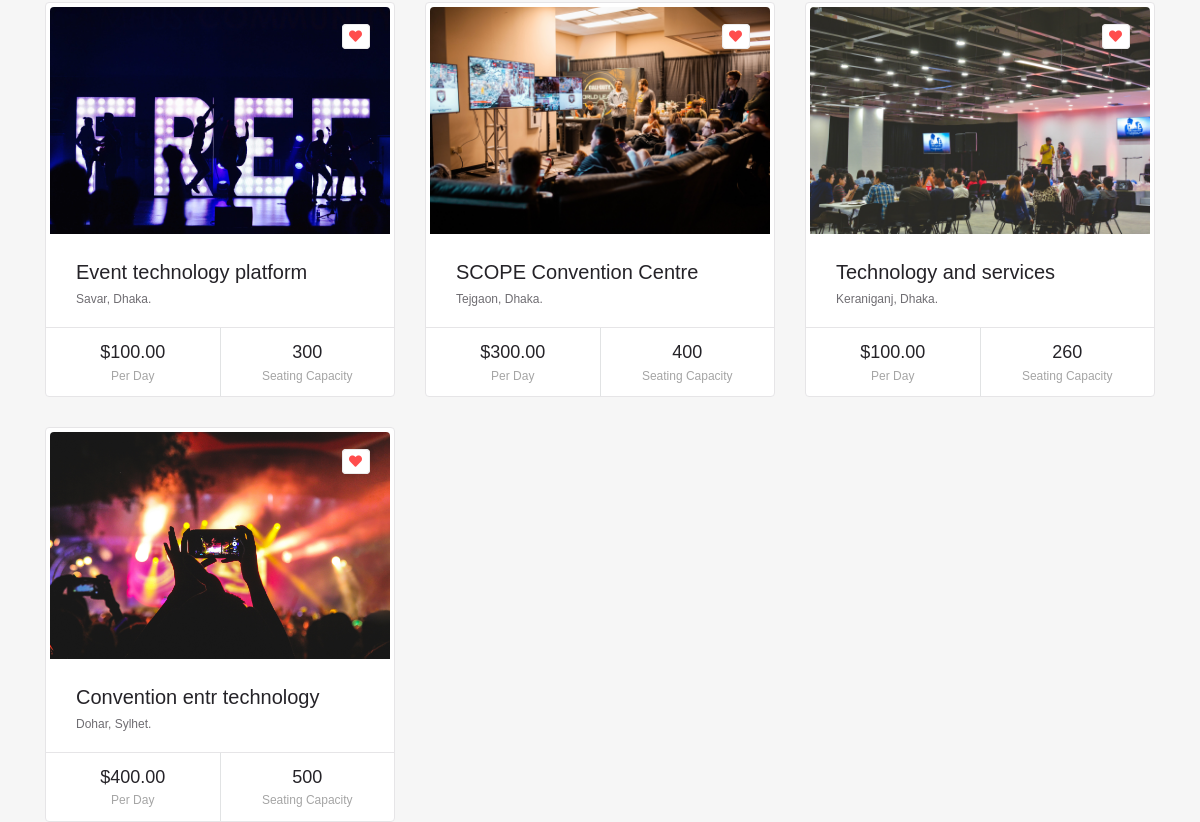
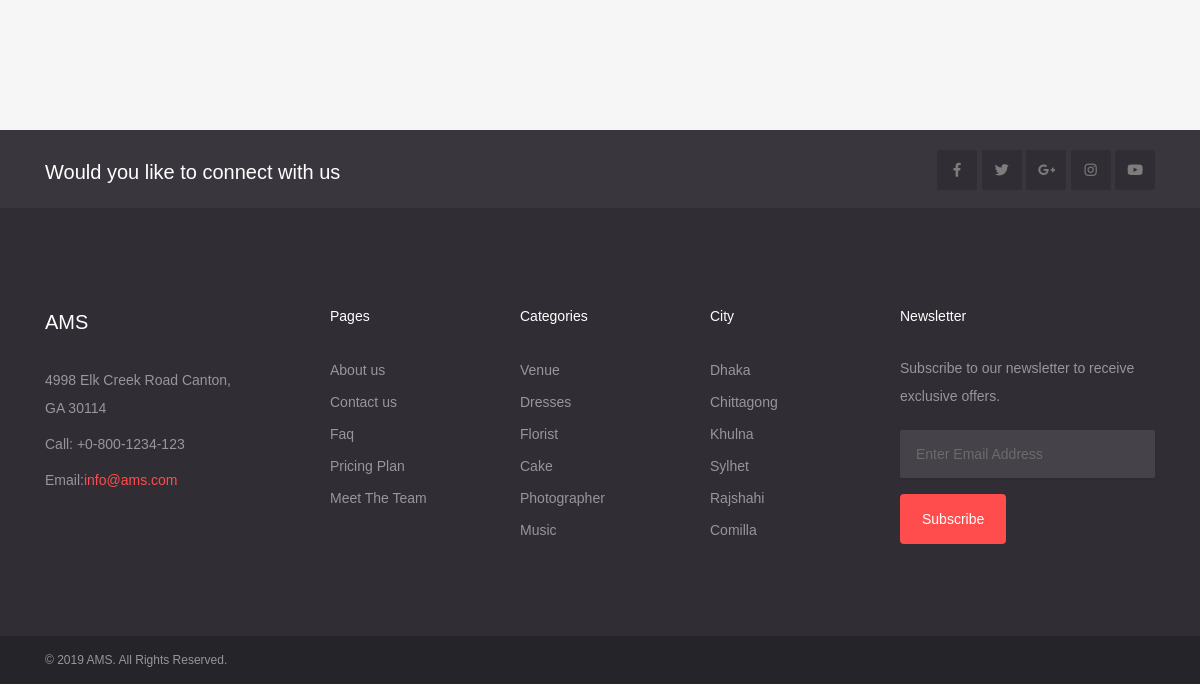
Page /venue/ (lower part) on the earlier database version (2 pictures, top to bottom).
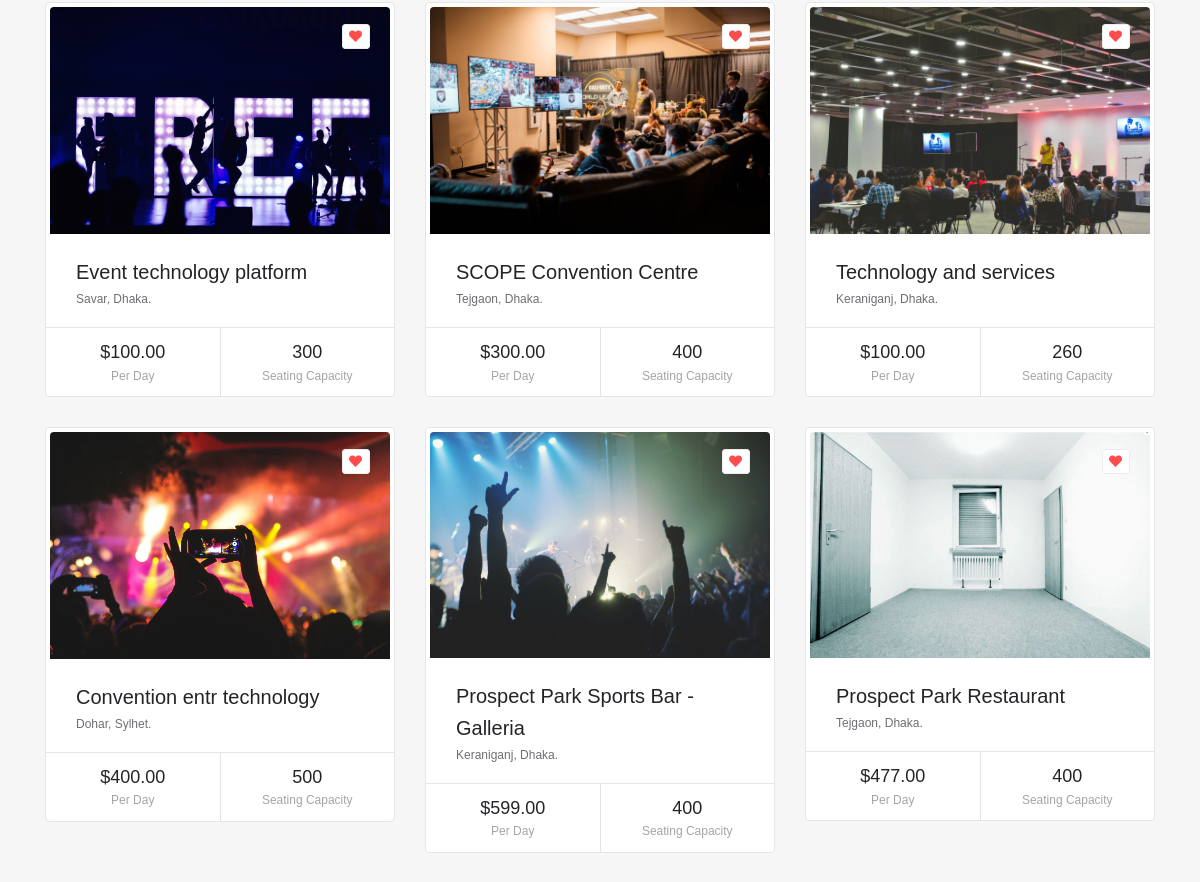
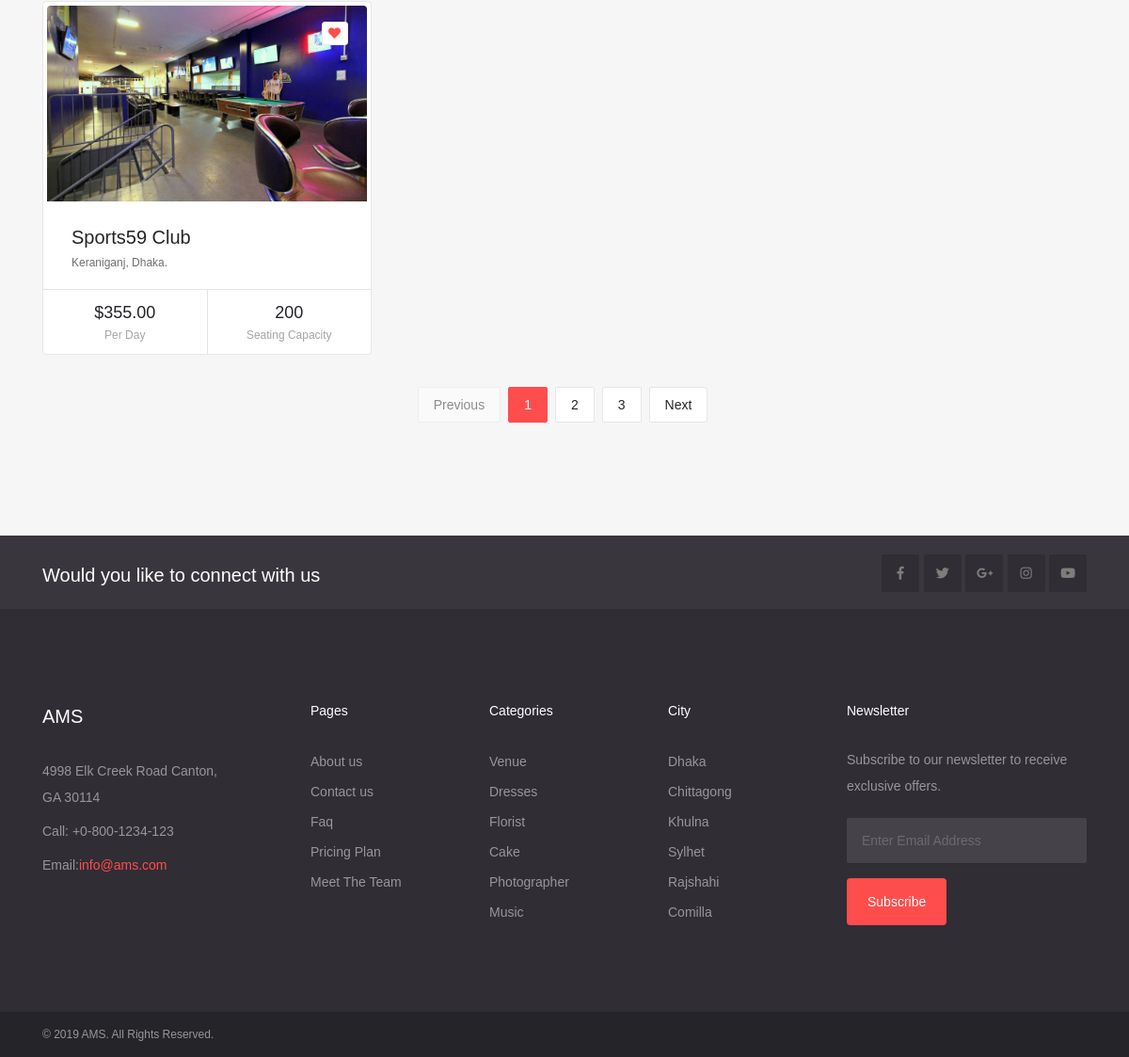
Same page on the later database version (2 pictures, top to bottom).
### venue/models.py (models this page shows, shortened)
class Venue(models.Model):
    BOOKING_TYPE = (
        ('full_day', 'Full Day'),
        ('first_half', 'First Half'),
        ('second_half', 'Second Half'),
    )
    name = models.CharField(max_length=250)
    seating_capacity = models.PositiveIntegerField()
    standing_capacity = models.PositiveIntegerField()
    address = models.CharField(max_length=300)
    state = models.ForeignKey(State, on_delete=models.SET_NULL, null=True)
    city = models.ForeignKey(City, on_delete=models.SET_NULL, null=True, blank=True)
    zip_code = models.PositiveIntegerField()
    booking_type = MultiSelectField(choices=BOOKING_TYPE)
    booking_purpose = models.ManyToManyField(BookingPurpose)
    description = models.TextField(blank=True)
    image = models.ImageField(blank=True)
    price = models.DecimalField(decimal_places=2, max_digits=8, help_text='This price for per day')
    is_active = models.BooleanField(default=True)
    is_feature = models.BooleanField(default=False)
    def get_absolute_url(self):
        return reverse('venue:venueDetailUrl', kwargs={'pk': self.pk})

class State(models.Model):
    name = models.CharField(max_length=25)
    def __str__(self):
        return self.name

class City(models.Model):
    name = models.CharField(max_length=25)
    def __str__(self):
        return self.name

### venue/views.py (the view)
# urls.py: path('venue/', VenueListView.as_view(), name="venueListUrl"),
class VenueListView(generic.ListView):
    queryset = Venue.objects.all()
    paginate_by = 6
    def get_context_data(self, **kwargs):
        context = super().get_context_data(**kwargs)
        context['filters'] = VenueFilter(self.request.GET, queryset=Venue.objects.all())
        return context

### venue/models.py (called while the page is built)
    def __str__(self):
        return self.name.capitalize()

### templates/venue/venue_list.html (shortened to what this page needs)
{% extends 'base/base-site.html' %}
    {% block content %}
    <div class="content">
        <div class="container">
            <div class="row">
                {% for obj in filters.qs %}
                <div class="col-xl-4 col-lg-4 col-md-6 col-sm-6 col-12">
                    {% include 'snippets/venue_box.html' %}
                </div>
                {% endfor %}
            </div>
            {% if is_paginated %}
            <div class="row">
                <div class="col-xl-12 col-lg-12 col-md-12 col-sm-12 col-12">
                    <div class="pagination justify-content-center">
                       <nav aria-label="Page navigation example">
                            <ul class="pagination">
                                <li class="page-item"><a class="page-link{% if not page_obj.has_previous %} disabled{% endif %}" href="{% if page_obj.has_previous %}?page={{ page_obj.previous_page_number }}{% else %}javascript:void(0){% endif %}">Previous</a></li>
                                <li class="page-item active"><a class="page-link " href="javascript:void(0)">{{ page_obj.number }}</a></li>
                                {% if page_obj.number|add:1 %}
                                <li class="page-item"><a class="page-link " href="?page={{ page_obj.number|add:1 }}">{{ page_obj.number|add:1 }}</a></li>
                                {% endif %}
                                {% if page_obj.number|add:2 %}
                                <li class="page-item"><a class="page-link " href="?page={{ page_obj.number|add:2 }}">{{ page_obj.number|add:2 }}</a></li>
                                {% endif %}
                                <li class="page-item"><a class="page-link{% if not page_obj.has_next %} disabled{% endif %}" href="{% if page_obj.has_next %}?page={{ page_obj.next_page_number }}{% else %}javascript:void(0){% endif %}">Next</a></li>
                            </ul>
                        </nav>
                    </div>
                </div>
            </div>
            {% endif %}
        </div>
    </div>
    <div class="social-media-block">
        <div class="container">
            <div class="row">
                <div class="col-xl-7 col-lg-7 col-md-6 col-sm-12 col-12">
                    <h3 class="text-white mb0 mt10">Would you like to connect with us</h3>
                </div>
                <div class="col-xl-5 col-lg-5 col-md-6 col-sm-12 col-12 text-right">
                    <div class="social-icons">
                        <a href="#" class="icon-square"><i class="fab fa-facebook-f"></i></a>
                        <a href="#" class="icon-square"><i class="fab fa-twitter"></i> </a>
                        <a href="#" class="icon-square"><i class="fab fa-google-plus-g"></i></a>
                        <a href="#" class="icon-square"><i class="fab fa-instagram"></i></a>
                        <a href="#" class="icon-square"><i class="fab fa-youtube"></i></a>
                    </div>
                </div>
            </div>
        </div>
    </div>
    {% endblock %}

### templates/snippets/venue_box.html
<div class="vendor-thumbnail">
        <div class="vendor-img zoomimg">
            {% if obj.image %}
            <a href="{{ obj.get_absolute_url }}"><img src="{{ obj.image.url }}" alt="" class="img-fluid"></a>
            {% endif %}
            <div class="wishlist-sign"><a href="#" class="btn-wishlist"><i class="fa fa-heart"></i></a></div>
        </div>
        <div class="vendor-content">
            <h2 class="vendor-title"><a href="{{ obj.get_absolute_url }}" class="title">{{ obj.name }}</a></h2>
            <p class="vendor-address">{{ obj.state }}, {{ obj.city }}.</p>
        </div>
        <div class="vendor-meta">
            <div class="vendor-meta-item vendor-meta-item-bordered">
                <span class="vendor-price">
                    ${{ obj.price }}
                </span>
                <span class="vendor-text">Per Day</span>
            </div>
            <div class="vendor-meta-item vendor-meta-item-bordered">
                <span class="vendor-guest">
                    {{ obj.seating_capacity }}
                </span>
                <span class="vendor-text">Seating Capacity</span>
            </div>
        </div>
    </div>

Differences in the rows shown:
added Venue: image (placeholder picture), name "Prospect Park Sports Bar - Galleria", state "Keraniganj", city "Dhaka", price "599.00", seating_capacity "400"
added Venue: image (picture), name "Prospect Park Restaurant", state "Tejgaon", city "Dhaka", price "477.00", seating_capacity "400"
added Venue: image (picture), name "Sports59 Club", state "Keraniganj", city "Dhaka", price "355.00", seating_capacity "200"
Other differences:
{{ page_obj.number }}: (not shown) → "1"
{{ page_obj.number|add:1 }}: (not shown) → "2"
{{ page_obj.number|add:2 }}: (not shown) → "3"
text now shown: "Previous Next"
